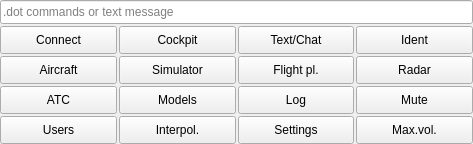
<?xml version="1.0" encoding="UTF-8"?>
<ui version="4.0">
 <class>CMainKeypadAreaComponent</class>
 <widget class="QFrame" name="CMainKeypadAreaComponent">
  <property name="geometry">
   <rect>
    <x>0</x>
    <y>0</y>
    <width>473</width>
    <height>144</height>
   </rect>
  </property>
  <property name="windowTitle">
   <string>Main keypad area</string>
  </property>
  <layout class="QVBoxLayout" name="vl_MainKeypadArea">
   <property name="spacing">
    <number>0</number>
   </property>
   <property name="leftMargin">
    <number>0</number>
   </property>
   <property name="topMargin">
    <number>0</number>
   </property>
   <property name="rightMargin">
    <number>0</number>
   </property>
   <property name="bottomMargin">
    <number>0</number>
   </property>
   <item>
    <widget class="QWidget" name="wi_MainKeypadArea" native="true">
     <property name="sizePolicy">
      <sizepolicy hsizetype="Preferred" vsizetype="Preferred">
       <horstretch>0</horstretch>
       <verstretch>0</verstretch>
      </sizepolicy>
     </property>
     <layout class="QGridLayout" name="gl_MainKeypadArea">
      <property name="sizeConstraint">
       <enum>QLayout::SetDefaultConstraint</enum>
      </property>
      <property name="leftMargin">
       <number>0</number>
      </property>
      <property name="topMargin">
       <number>0</number>
      </property>
      <property name="rightMargin">
       <number>0</number>
      </property>
      <property name="bottomMargin">
       <number>0</number>
      </property>
      <property name="spacing">
       <number>2</number>
      </property>
      <item row="0" column="0" colspan="4">
       <widget class="swift::gui::components::CCommandInput" name="lep_CommandLineInput">
        <property name="minimumSize">
         <size>
          <width>0</width>
          <height>24</height>
         </size>
        </property>
        <property name="toolTip">
         <string>command line (e.g. &quot;.com1&quot;, &quot;.x&quot;, &quot;.msg com1&quot;)</string>
        </property>
        <property name="placeholderText">
         <string>.dot commands or text message</string>
        </property>
       </widget>
      </item>
      <item row="5" column="2">
       <widget class="QPushButton" name="pb_MainSettings">
        <property name="sizePolicy">
         <sizepolicy hsizetype="Preferred" vsizetype="Preferred">
          <horstretch>0</horstretch>
          <verstretch>0</verstretch>
         </sizepolicy>
        </property>
        <property name="toolTip">
         <string>Use &quot;SHIFT&quot; for overview</string>
        </property>
        <property name="layoutDirection">
         <enum>Qt::LeftToRight</enum>
        </property>
        <property name="text">
         <string>Settings</string>
        </property>
        <property name="checkable">
         <bool>true</bool>
        </property>
       </widget>
      </item>
      <item row="5" column="1">
       <widget class="QPushButton" name="pb_MainInterpolation">
        <property name="sizePolicy">
         <sizepolicy hsizetype="Preferred" vsizetype="Preferred">
          <horstretch>0</horstretch>
          <verstretch>0</verstretch>
         </sizepolicy>
        </property>
        <property name="toolTip">
         <string>Interpolation</string>
        </property>
        <property name="text">
         <string>Interpol.</string>
        </property>
        <property name="checkable">
         <bool>true</bool>
        </property>
       </widget>
      </item>
      <item row="1" column="3">
       <widget class="QPushButton" name="pb_CockpitIdent">
        <property name="sizePolicy">
         <sizepolicy hsizetype="Preferred" vsizetype="Preferred">
          <horstretch>0</horstretch>
          <verstretch>0</verstretch>
         </sizepolicy>
        </property>
        <property name="text">
         <string>Ident</string>
        </property>
       </widget>
      </item>
      <item row="3" column="2">
       <widget class="QPushButton" name="pb_MainFlightplan">
        <property name="sizePolicy">
         <sizepolicy hsizetype="Preferred" vsizetype="Preferred">
          <horstretch>0</horstretch>
          <verstretch>0</verstretch>
         </sizepolicy>
        </property>
        <property name="toolTip">
         <string>Flight plan</string>
        </property>
        <property name="text">
         <string>Flight pl.</string>
        </property>
        <property name="checkable">
         <bool>true</bool>
        </property>
       </widget>
      </item>
      <item row="1" column="0">
       <widget class="QPushButton" name="pb_Connect">
        <property name="sizePolicy">
         <sizepolicy hsizetype="Preferred" vsizetype="Preferred">
          <horstretch>0</horstretch>
          <verstretch>0</verstretch>
         </sizepolicy>
        </property>
        <property name="text">
         <string>Connect</string>
        </property>
        <property name="checkable">
         <bool>true</bool>
        </property>
       </widget>
      </item>
      <item row="4" column="2">
       <widget class="QPushButton" name="pb_MainLog">
        <property name="sizePolicy">
         <sizepolicy hsizetype="Preferred" vsizetype="Preferred">
          <horstretch>0</horstretch>
          <verstretch>0</verstretch>
         </sizepolicy>
        </property>
        <property name="text">
         <string>Log</string>
        </property>
        <property name="checkable">
         <bool>true</bool>
        </property>
       </widget>
      </item>
      <item row="4" column="1">
       <widget class="QPushButton" name="pb_MainMappings">
        <property name="sizePolicy">
         <sizepolicy hsizetype="Preferred" vsizetype="Preferred">
          <horstretch>0</horstretch>
          <verstretch>0</verstretch>
         </sizepolicy>
        </property>
        <property name="toolTip">
         <string>Models and rendering</string>
        </property>
        <property name="text">
         <string>Models</string>
        </property>
        <property name="checkable">
         <bool>true</bool>
        </property>
       </widget>
      </item>
      <item row="1" column="1">
       <widget class="QPushButton" name="pb_MainCockpit">
        <property name="sizePolicy">
         <sizepolicy hsizetype="Preferred" vsizetype="Preferred">
          <horstretch>0</horstretch>
          <verstretch>0</verstretch>
         </sizepolicy>
        </property>
        <property name="text">
         <string>Cockpit</string>
        </property>
        <property name="checkable">
         <bool>true</bool>
        </property>
       </widget>
      </item>
      <item row="3" column="0">
       <widget class="QPushButton" name="pb_MainAircrafts">
        <property name="sizePolicy">
         <sizepolicy hsizetype="Preferred" vsizetype="Preferred">
          <horstretch>0</horstretch>
          <verstretch>0</verstretch>
         </sizepolicy>
        </property>
        <property name="text">
         <string>Aircraft</string>
        </property>
        <property name="checkable">
         <bool>true</bool>
        </property>
       </widget>
      </item>
      <item row="3" column="1">
       <widget class="QPushButton" name="pb_MainSimulator">
        <property name="sizePolicy">
         <sizepolicy hsizetype="Preferred" vsizetype="Preferred">
          <horstretch>0</horstretch>
          <verstretch>0</verstretch>
         </sizepolicy>
        </property>
        <property name="text">
         <string>Simulator</string>
        </property>
        <property name="checkable">
         <bool>true</bool>
        </property>
       </widget>
      </item>
      <item row="1" column="2">
       <widget class="QPushButton" name="pb_MainTextMessages">
        <property name="sizePolicy">
         <sizepolicy hsizetype="Preferred" vsizetype="Preferred">
          <horstretch>0</horstretch>
          <verstretch>0</verstretch>
         </sizepolicy>
        </property>
        <property name="text">
         <string>Text/Chat</string>
        </property>
        <property name="checkable">
         <bool>true</bool>
        </property>
       </widget>
      </item>
      <item row="4" column="0">
       <widget class="QPushButton" name="pb_MainAtc">
        <property name="sizePolicy">
         <sizepolicy hsizetype="Preferred" vsizetype="Preferred">
          <horstretch>0</horstretch>
          <verstretch>0</verstretch>
         </sizepolicy>
        </property>
        <property name="text">
         <string>ATC</string>
        </property>
        <property name="checkable">
         <bool>true</bool>
        </property>
       </widget>
      </item>
      <item row="5" column="3">
       <widget class="QPushButton" name="pb_SoundMaxVolume">
        <property name="sizePolicy">
         <sizepolicy hsizetype="Preferred" vsizetype="Preferred">
          <horstretch>0</horstretch>
          <verstretch>0</verstretch>
         </sizepolicy>
        </property>
        <property name="statusTip">
         <string>Maximum volume</string>
        </property>
        <property name="text">
         <string>Max.vol.</string>
        </property>
       </widget>
      </item>
      <item row="4" column="3">
       <widget class="QPushButton" name="pb_SoundMute">
        <property name="sizePolicy">
         <sizepolicy hsizetype="Preferred" vsizetype="Preferred">
          <horstretch>0</horstretch>
          <verstretch>0</verstretch>
         </sizepolicy>
        </property>
        <property name="text">
         <string>Mute</string>
        </property>
        <property name="checkable">
         <bool>true</bool>
        </property>
       </widget>
      </item>
      <item row="3" column="3">
       <widget class="QPushButton" name="pb_MainRadar">
        <property name="enabled">
         <bool>true</bool>
        </property>
        <property name="sizePolicy">
         <sizepolicy hsizetype="Preferred" vsizetype="Preferred">
          <horstretch>0</horstretch>
          <verstretch>0</verstretch>
         </sizepolicy>
        </property>
        <property name="text">
         <string>Radar</string>
        </property>
        <property name="checkable">
         <bool>true</bool>
        </property>
       </widget>
      </item>
      <item row="5" column="0">
       <widget class="QPushButton" name="pb_MainUsers">
        <property name="sizePolicy">
         <sizepolicy hsizetype="Preferred" vsizetype="Preferred">
          <horstretch>0</horstretch>
          <verstretch>0</verstretch>
         </sizepolicy>
        </property>
        <property name="text">
         <string>Users</string>
        </property>
        <property name="checkable">
         <bool>true</bool>
        </property>
       </widget>
      </item>
     </layout>
    </widget>
   </item>
  </layout>
 </widget>
 <customwidgets>
  <customwidget>
   <class>swift::gui::components::CCommandInput</class>
   <extends>QLineEdit</extends>
   <header>gui/components/commandinput.h</header>
   <container>1</container>
  </customwidget>
 </customwidgets>
 <tabstops>
  <tabstop>lep_CommandLineInput</tabstop>
  <tabstop>pb_Connect</tabstop>
  <tabstop>pb_MainAircrafts</tabstop>
  <tabstop>pb_MainAtc</tabstop>
  <tabstop>pb_MainCockpit</tabstop>
  <tabstop>pb_MainSimulator</tabstop>
  <tabstop>pb_MainMappings</tabstop>
  <tabstop>pb_MainInterpolation</tabstop>
  <tabstop>pb_MainTextMessages</tabstop>
  <tabstop>pb_MainFlightplan</tabstop>
  <tabstop>pb_MainLog</tabstop>
  <tabstop>pb_MainSettings</tabstop>
  <tabstop>pb_MainUsers</tabstop>
  <tabstop>pb_CockpitIdent</tabstop>
  <tabstop>pb_MainRadar</tabstop>
  <tabstop>pb_SoundMute</tabstop>
  <tabstop>pb_SoundMaxVolume</tabstop>
 </tabstops>
 <resources/>
 <connections/>
</ui>
